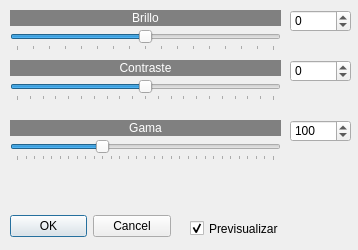
<?xml version="1.0" encoding="UTF-8"?>
<ui version="4.0">
 <class>brillocontraste</class>
 <widget class="QDialog" name="brillocontraste">
  <property name="windowModality">
   <enum>Qt::NonModal</enum>
  </property>
  <property name="geometry">
   <rect>
    <x>0</x>
    <y>0</y>
    <width>358</width>
    <height>250</height>
   </rect>
  </property>
  <property name="sizePolicy">
   <sizepolicy hsizetype="Fixed" vsizetype="Fixed">
    <horstretch>0</horstretch>
    <verstretch>0</verstretch>
   </sizepolicy>
  </property>
  <property name="minimumSize">
   <size>
    <width>358</width>
    <height>250</height>
   </size>
  </property>
  <property name="maximumSize">
   <size>
    <width>358</width>
    <height>250</height>
   </size>
  </property>
  <property name="windowTitle">
   <string>Brillo/contraste...</string>
  </property>
  <property name="windowIcon">
   <iconset resource="recursos.qrc">
    <normaloff>:/imagenes/icono.png</normaloff>:/imagenes/icono.png</iconset>
  </property>
  <widget class="QDialogButtonBox" name="buttonBox">
   <property name="geometry">
    <rect>
     <x>10</x>
     <y>210</y>
     <width>161</width>
     <height>32</height>
    </rect>
   </property>
   <property name="orientation">
    <enum>Qt::Horizontal</enum>
   </property>
   <property name="standardButtons">
    <set>QDialogButtonBox::Cancel|QDialogButtonBox::Ok</set>
   </property>
  </widget>
  <widget class="QSlider" name="horizontalSlider">
   <property name="geometry">
    <rect>
     <x>10</x>
     <y>30</y>
     <width>271</width>
     <height>21</height>
    </rect>
   </property>
   <property name="minimum">
    <number>-256</number>
   </property>
   <property name="maximum">
    <number>256</number>
   </property>
   <property name="pageStep">
    <number>16</number>
   </property>
   <property name="orientation">
    <enum>Qt::Horizontal</enum>
   </property>
   <property name="tickPosition">
    <enum>QSlider::TicksBelow</enum>
   </property>
   <property name="tickInterval">
    <number>32</number>
   </property>
  </widget>
  <widget class="QLabel" name="label">
   <property name="geometry">
    <rect>
     <x>10</x>
     <y>10</y>
     <width>271</width>
     <height>16</height>
    </rect>
   </property>
   <property name="styleSheet">
    <string notr="true">background-color: rgb(128, 128, 128);
color: rgb(255, 255, 255);</string>
   </property>
   <property name="text">
    <string>Brillo</string>
   </property>
   <property name="alignment">
    <set>Qt::AlignCenter</set>
   </property>
  </widget>
  <widget class="QSpinBox" name="spinBox">
   <property name="geometry">
    <rect>
     <x>290</x>
     <y>10</y>
     <width>61</width>
     <height>22</height>
    </rect>
   </property>
   <property name="minimum">
    <number>-256</number>
   </property>
   <property name="maximum">
    <number>256</number>
   </property>
  </widget>
  <widget class="QSpinBox" name="spinBox_2">
   <property name="geometry">
    <rect>
     <x>290</x>
     <y>60</y>
     <width>61</width>
     <height>22</height>
    </rect>
   </property>
   <property name="minimum">
    <number>-100</number>
   </property>
   <property name="maximum">
    <number>100</number>
   </property>
  </widget>
  <widget class="QSlider" name="horizontalSlider_2">
   <property name="geometry">
    <rect>
     <x>10</x>
     <y>80</y>
     <width>271</width>
     <height>21</height>
    </rect>
   </property>
   <property name="minimum">
    <number>-100</number>
   </property>
   <property name="maximum">
    <number>100</number>
   </property>
   <property name="orientation">
    <enum>Qt::Horizontal</enum>
   </property>
   <property name="tickPosition">
    <enum>QSlider::TicksBelow</enum>
   </property>
   <property name="tickInterval">
    <number>10</number>
   </property>
  </widget>
  <widget class="QLabel" name="label_2">
   <property name="geometry">
    <rect>
     <x>10</x>
     <y>60</y>
     <width>271</width>
     <height>16</height>
    </rect>
   </property>
   <property name="styleSheet">
    <string notr="true">background-color: rgb(128, 128, 128);
color: rgb(255, 255, 255);</string>
   </property>
   <property name="text">
    <string>Contraste</string>
   </property>
   <property name="alignment">
    <set>Qt::AlignCenter</set>
   </property>
  </widget>
  <widget class="QCheckBox" name="checkBox">
   <property name="geometry">
    <rect>
     <x>190</x>
     <y>220</y>
     <width>101</width>
     <height>17</height>
    </rect>
   </property>
   <property name="text">
    <string>Previsualizar</string>
   </property>
   <property name="checked">
    <bool>true</bool>
   </property>
  </widget>
  <widget class="QLabel" name="label_3">
   <property name="geometry">
    <rect>
     <x>10</x>
     <y>120</y>
     <width>271</width>
     <height>16</height>
    </rect>
   </property>
   <property name="styleSheet">
    <string notr="true">background-color: rgb(128, 128, 128);
color: rgb(255, 255, 255);</string>
   </property>
   <property name="text">
    <string>Gama</string>
   </property>
   <property name="alignment">
    <set>Qt::AlignCenter</set>
   </property>
  </widget>
  <widget class="QSlider" name="horizontalSlider_3">
   <property name="geometry">
    <rect>
     <x>10</x>
     <y>140</y>
     <width>271</width>
     <height>21</height>
    </rect>
   </property>
   <property name="minimum">
    <number>0</number>
   </property>
   <property name="maximum">
    <number>300</number>
   </property>
   <property name="value">
    <number>100</number>
   </property>
   <property name="orientation">
    <enum>Qt::Horizontal</enum>
   </property>
   <property name="tickPosition">
    <enum>QSlider::TicksBelow</enum>
   </property>
   <property name="tickInterval">
    <number>10</number>
   </property>
  </widget>
  <widget class="QSpinBox" name="spinBox_3">
   <property name="geometry">
    <rect>
     <x>290</x>
     <y>120</y>
     <width>61</width>
     <height>22</height>
    </rect>
   </property>
   <property name="minimum">
    <number>0</number>
   </property>
   <property name="maximum">
    <number>300</number>
   </property>
   <property name="value">
    <number>100</number>
   </property>
  </widget>
 </widget>
 <resources>
  <include location="recursos.qrc"/>
 </resources>
 <connections>
  <connection>
   <sender>buttonBox</sender>
   <signal>accepted()</signal>
   <receiver>brillocontraste</receiver>
   <slot>accept()</slot>
   <hints>
    <hint type="sourcelabel">
     <x>248</x>
     <y>254</y>
    </hint>
    <hint type="destinationlabel">
     <x>157</x>
     <y>274</y>
    </hint>
   </hints>
  </connection>
  <connection>
   <sender>buttonBox</sender>
   <signal>rejected()</signal>
   <receiver>brillocontraste</receiver>
   <slot>reject()</slot>
   <hints>
    <hint type="sourcelabel">
     <x>316</x>
     <y>260</y>
    </hint>
    <hint type="destinationlabel">
     <x>286</x>
     <y>274</y>
    </hint>
   </hints>
  </connection>
 </connections>
</ui>
